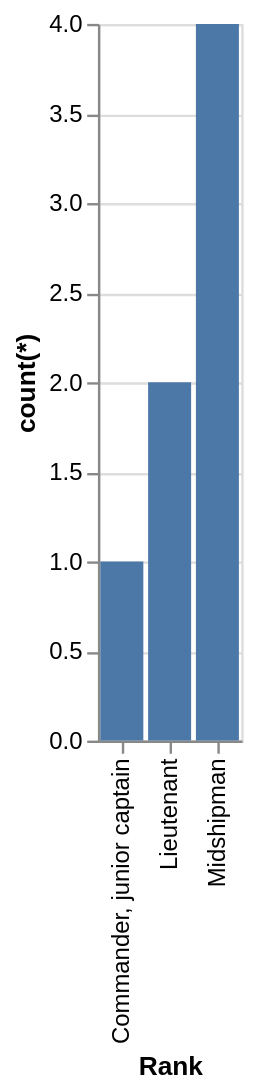

The Vega-Lite source for this figure:
### Vega-Lite specification from a JSON file in a GitHub repository (floating-point values rounded to 4 significant figures)
{"data": {"values": [{"x_data": "Commander, junior captain", "y_data": 1}, {"x_data": "Lieutenant", "y_data": 2}, {"x_data": "Midshipman", "y_data": 4}]}, "mark": "bar", "encoding": {"x": {"field": "x_data", "type": "nominal", "title": "Rank", "sort": {"op": "sum", "field": "y_data", "order": "ascending"}}, "y": {"field": "y_data", "type": "quantitative", "title": "count(*)"}}}
